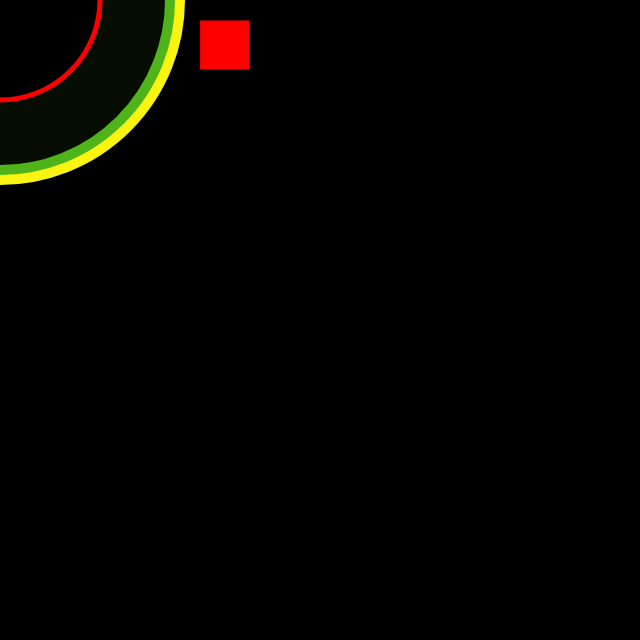
Frame 1 (no input)
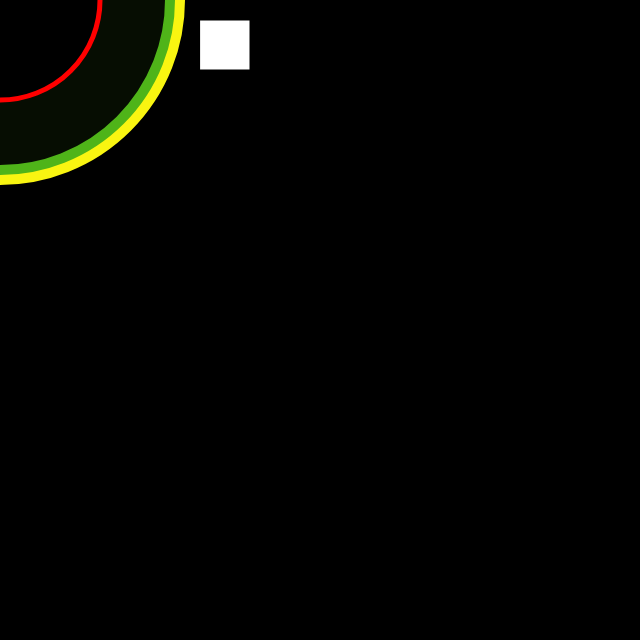
Frame 60 (no input)
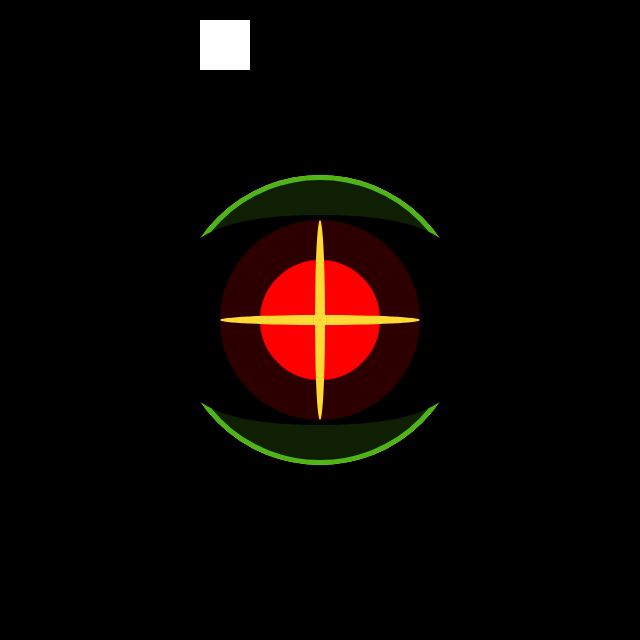
Frame 120 (the mouse pressed at the canvas centre since frame 60)

The p5.js sketch that drew these frames (run headless with seeded random() and noise() and a simulated clock; from frame 60 on, the mouse is pressed at the canvas centre):

// p5.js sketch
// ── sketch.js
"use strict";
let rectVar = {x:200,
  y:20,
  rectSize:50,
  rectFill:"#ff0000ff"}

let scope2 = {
  x: 200,
  y: 200,
  size: 400,
};

let scope = {
  x: 200,
  y: 200,
  size: 200,
};

let pointer = {
  x: 200,
  y: 200,
  size:4,
};

function setup() {
  createCanvas(640, 640);
  background("#000000");
}
//sorry I am still working on this and plan to change the rectVar to a "target".
function draw() {
  background("#000000");
 
  fill(rectVar.rectFill)
  rect(rectVar.x,rectVar.y,rectVar.rectSize)

  // if mouse x is greater than left of box
  if(mouseX > rectVar.x){
// if mouse x is less than right of box
    if(mouseX < rectVar.x+rectVar.rectSize){
      rectVar.rectFill = 0
  }

}
  else{
    rectVar.rectFill = 255
  }
  push();

  if (mouseIsPressed === true) {

    fill("#f9f511ff");
  strokeWeight(90);
  stroke("#f9f511ff");
  ellipse(mouseX, mouseY, scope.x, scope.y, scope.size, scope.size);
  
  //scope level 2


  fill("#4fb419ff");
  strokeWeight(90);
  stroke("#4fb419ff");
  ellipse(mouseX, mouseY, scope2.x, scope2.y, scope2.size, scope2.size);
    
  
  fill("#4fb419ff");
  strokeWeight(190);
  stroke("#000000ff");
  ellipse(mouseX, mouseY,140,20,0,20);

  stroke("#000000d3");
  strokeWeight(80)
  fill("#ff0000ff");
  ellipse(mouseX, mouseY, pointer.x, pointer.y, pointer.size, pointer.size);
   
  fill("#ffda35ff");
 noStroke();
  ellipse(mouseX, mouseY, 10, 200, 0, 5);
fill("#ffda35ff");
 noStroke();
ellipse(mouseX, mouseY, 200, 10, 5, 0);


  } else {


  fill("#f9f511ff");
  strokeWeight(170);
  stroke("#f9f511ff");
  ellipse(mouseX, mouseY, scope.x, scope.y, scope.size, scope.size);
 
  fill("#4fb419ff");
  strokeWeight(150);
  stroke("#4fb419ff");
  ellipse(mouseX, mouseY, 200,200,600,600);

 
  stroke("#000000ec");
  strokeWeight(130);
  fill("#ff0000ff");
  ellipse(mouseX, mouseY, 200,200,300,300);

  stroke("#ff0000ff");
  strokeWeight(5);
  fill("#000000ff");
  ellipse(mouseX, mouseY,200,200,0);
  
  pop();

  }
 
  
}
